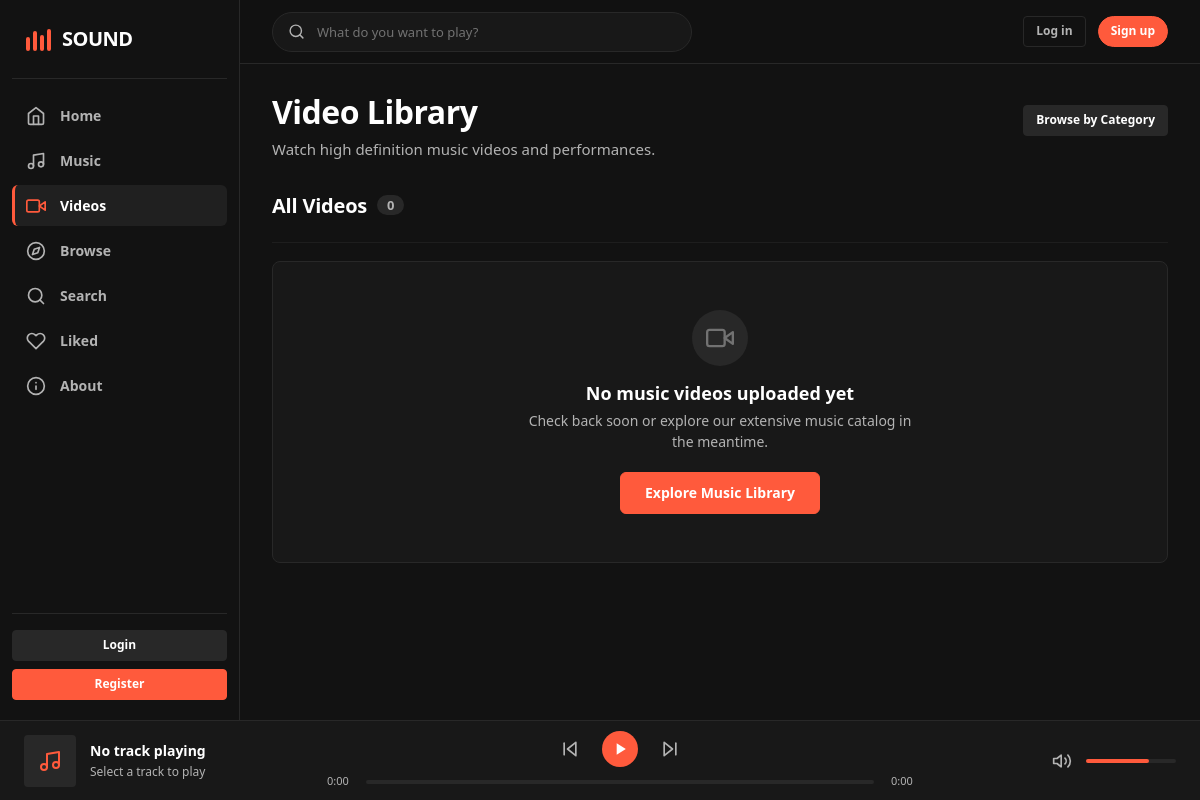
Before: /videos.php with the older database file.
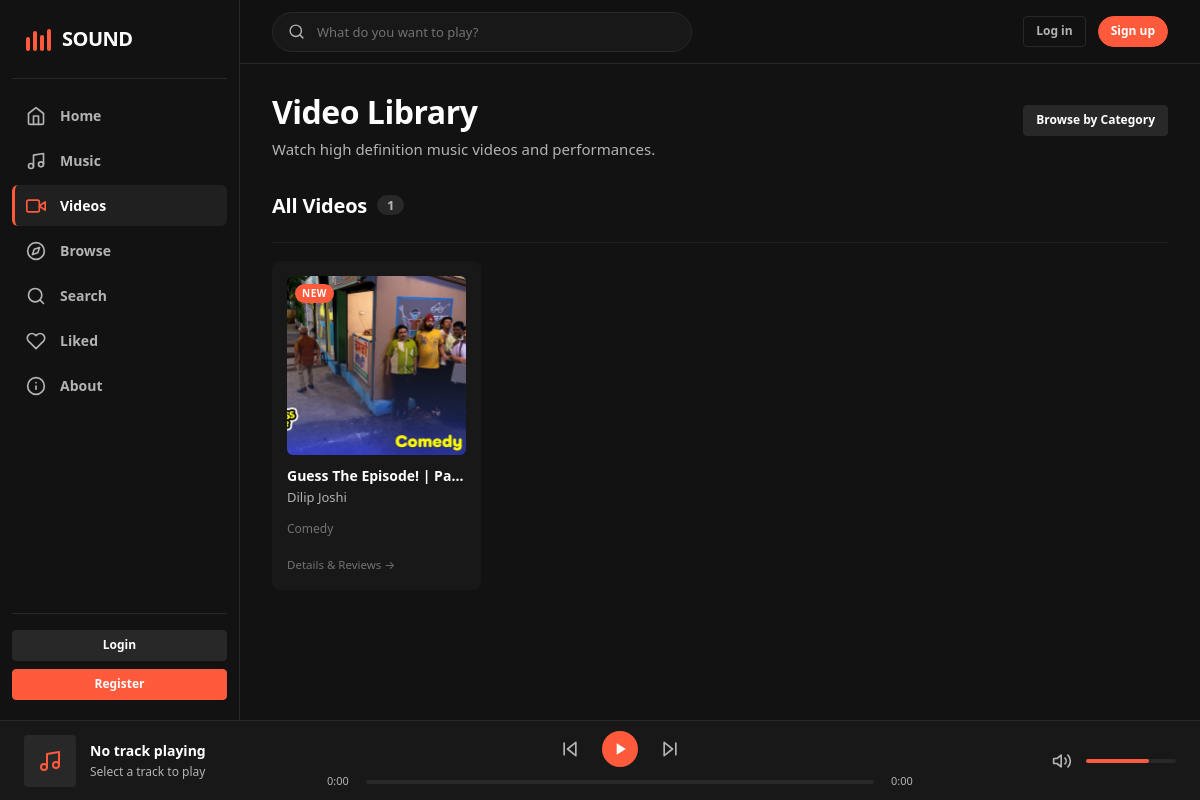
After: the same page with the newer database file.
### tables this page shows
CREATE TABLE `videos` (
  `id` int(11) NOT NULL,
  `artist_id` int(11) NOT NULL,
  `album_id` int(11) DEFAULT NULL,
  `genre_id` int(11) NOT NULL,
  `language_id` int(11) NOT NULL,
  `year_id` int(11) NOT NULL,
  `title` varchar(100) NOT NULL,
  `file_path` varchar(255) NOT NULL,
  `thumbnail` varchar(255) DEFAULT NULL,
  `description` text DEFAULT NULL,
  `duration` int(11) DEFAULT NULL,
  `play_count` int(11) DEFAULT 0,
  `created_at` timestamp NOT NULL DEFAULT current_timestamp()
);

CREATE TABLE `artists` (
  `id` int(11) NOT NULL,
  `name` varchar(100) NOT NULL,
  `description` text DEFAULT NULL
);

CREATE TABLE `genres` (
  `id` int(11) NOT NULL,
  `name` varchar(50) NOT NULL
);

### config/database.php (called while the page is built, shortened)
<?php
try {
    $pdo = new PDO("mysql:host=" . DB_HOST . ";dbname=" . DB_NAME . ";charset=utf8mb4", DB_USER, DB_PASS);
    $pdo->setAttribute(PDO::ATTR_ERRMODE, PDO::ERRMODE_EXCEPTION);
} catch (PDOException $e) {
    if (defined('APP_DEBUG') && APP_DEBUG) {
        die("Could not connect to the database " . DB_NAME . ": " . $e->getMessage());
    } else {
        error_log("Database connection error: " . $e->getMessage());
        http_response_code(500);
        die("<!DOCTYPE html><html><head><title>Service Unavailable</title><link rel='stylesheet' href='/sound/assets/css/style.css'></head><body style='display:flex;align-items:center;justify-content:center;min-height:100vh;background:#121212;color:#fff;font-family:\"Segoe UI\", sans-serif;'><div style='text-align:center;'><h1>Service Temporarily Unavailable</h1><p style='color:#b3b3b3;'>We are experiencing database connectivity issues. Please try again in a few moments.</p></div></body></html>");
    }
}
function query($sql, $params = []) {
    global $pdo;
    $stmt = $pdo->prepare($sql);
    $stmt->execute($params);
    return $stmt;
}
function fetchAll($sql, $params = []) {
    return query($sql, $params)->fetchAll(PDO::FETCH_ASSOC);
}
require_once __DIR__ . '/../includes/helpers.php';

### videos.php (the view, shortened to what the changed rows need)
    <?php
$allVideos = fetchAll("
    SELECT v.*, a.name as artist_name, g.name as genre_name, y.year as release_year
    FROM videos v
    JOIN artists a ON v.artist_id = a.id
    LEFT JOIN genres g ON v.genre_id = g.id
    LEFT JOIN years y ON v.year_id = y.id
    ORDER BY v.title ASC
");
require_once __DIR__ . '/includes/header.php';
?>
<div class="container" style="max-width: 1200px; margin: 0 auto; padding-bottom: 50px;">
    <div style="margin-bottom: 32px; display: flex; align-items: baseline; justify-content: space-between; flex-wrap: wrap; gap: 12px;">
        <div>
            <h1 style="font-size: 32px; font-weight: 800; color: var(--text-primary); margin-bottom: 6px; letter-spacing: -0.5px;">Video Library</h1>
        </div>
    </div>
    <section class="browse-section">
        <div class="browse-section-header">
            <h2 class="browse-section-title">
                <span>All Videos</span>
                <span class="browse-count"><?php echo count($allVideos); ?></span>
            </h2>
        </div>
        <?php if (empty($allVideos)): ?>
            <div class="empty-state-card" style="padding: 48px 24px;">
                <div style="width: 56px; height: 56px; border-radius: var(--radius-pill); background: var(--bg-elevated); color: var(--text-subtle); display: flex; align-items: center; justify-content: center; margin: 0 auto 16px auto;">
                    <svg width="28" height="28" viewBox="0 0 24 24" fill="none" stroke="currentColor" stroke-width="2" stroke-linecap="round" stroke-linejoin="round">
                        <polygon points="23 7 16 12 23 17 23 7"></polygon>
                        <rect x="1" y="5" width="15" height="14" rx="2" ry="2"></rect>
                    </svg>
                </div>
                <h3 style="font-size: 18px; font-weight: 700; color: var(--text-primary); margin-bottom: 6px;">No music videos uploaded yet</h3>
                <p style="color: var(--text-muted); font-size: 14px; margin: 0 auto 20px auto; max-width: 400px;">
                    Check back soon or explore our extensive music catalog in the meantime.
                </p>
                <a href="/sound/music.php" class="btn btn-primary" style="padding: 10px 24px;">Explore Music Library</a>
            </div>
        <?php else: ?>
            <div class="card-grid">
                <?php foreach ($allVideos as $video):
                ?>
                    <div class="card">
                        <div class="card-cover">
                            <?php echo render_cover_tile($video['title'], $video['thumbnail'] ?? '', $video['title']); ?>
                            <?php if (isNewItem($video['created_at'] ?? '')): ?>
                                <span class="badge-new">NEW</span>
                            <?php endif; ?>
                        </div>
                        <div class="card-content">
                            <h3 class="card-title">
                                <a href="/sound/videos.php?id=<?php echo $video['id']; ?>" data-action="view-details"><?php echo htmlspecialchars($video['title']); ?></a>
                            </h3>
                            <p class="card-artist">
                                <a href="/sound/browse.php?artist=<?php echo $video['artist_id']; ?>"><?php echo htmlspecialchars($video['artist_name']); ?></a>
                            </p>
                            <?php if (!empty($video['genre_name'])): ?>
                                <p class="card-subtitle" style="font-size: 12px; margin-top: 3px; color: var(--text-subtle);"><?php echo htmlspecialchars($video['genre_name']); ?></p>
                            <?php endif; ?>
                            <a href="/sound/videos.php?id=<?php echo $video['id']; ?>" class="card-details-action" data-action="view-details">Details & Reviews &rarr;</a>
                        </div>
                    </div>
                <?php endforeach; ?>
            </div>
        <?php endif; ?>
    </section>
</div>
<?php require_once __DIR__ . '/includes/footer.php'; ?>

### includes/helpers.php (shortened to what the changed rows need)
<?php
function asset_url($path) {
    $path = trim($path);
    $clean = ltrim($path, '/\\');
    return '/sound/' . str_replace('\\', '/', $clean);
}
function asset_exists($path) {
    $clean = ltrim(str_replace(['/sound/', '\\'], ['', '/'], $path), '/');
    return file_exists(ROOT_PATH . $clean);
}
function render_cover_tile($title, $coverPath, $alt = '', $extraClasses = '', $attr = '') {
    $altText = !empty($alt) ? $alt : $title;
    if (!empty($coverPath) && asset_exists($coverPath)) {
        $url = htmlspecialchars(asset_url($coverPath));
        $altSafe = htmlspecialchars($altText);
        $classSafe = htmlspecialchars($extraClasses);
        return "<img src=\"{$url}\" alt=\"{$altSafe}\" class=\"{$classSafe}\" {$attr}>";
    }
    $initials = strtoupper(substr(trim($title ?: 'SO'), 0, 2));
    $classSafe = htmlspecialchars('placeholder ' . $extraClasses);
    return "<div class=\"{$classSafe}\" {$attr}><span style=\"color: #FF5A3C; font-weight: 800; font-size: 14px;\">" . htmlspecialchars($initials) . "</span></div>";
}
function isNewItem($created_at) {
    $timestamp = strtotime($created_at);
    return $timestamp >= (time() - (7 * 86400));
}

Changed rows visible on the page:
added videos: thumbnail (picture), shows "NEW", title "Guess The Episode! | Pa…", artist.name "Dilip Joshi", genre.name "Comedy"
Other visible differences:
count($allVideos): "0" → "1"
text no longer shown: "No music videos uploaded yet Check back soon or explore our extensive music catalog in the meantime. Explore Music Library"
